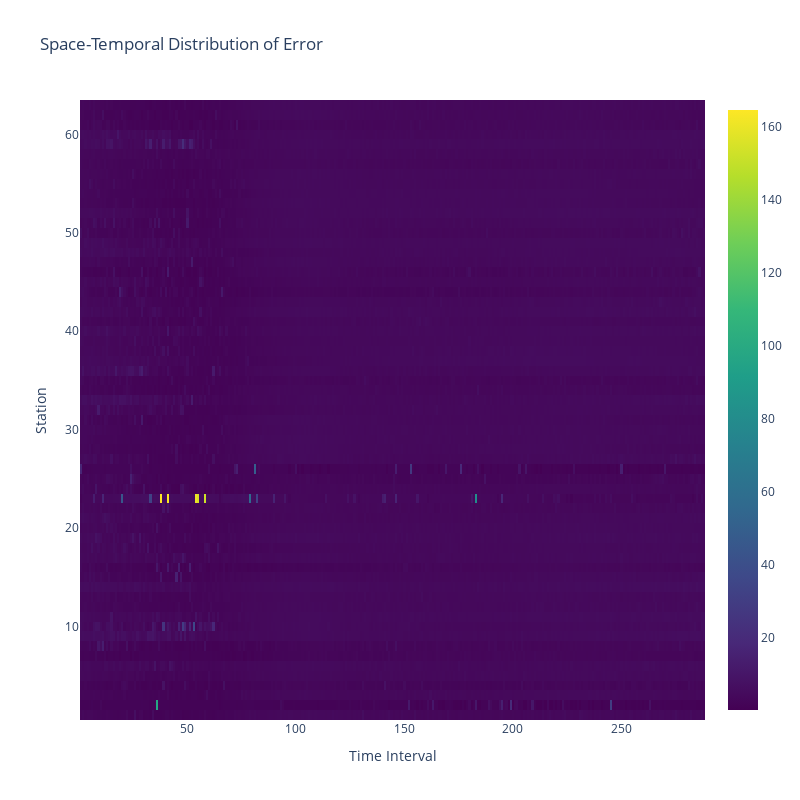

Here is the notebook cell this chart was saved with:
### Code cell
import numpy as np
import plotly.graph_objects as go

# Assuming your matrix is named 'service_level_matrix'
# Shape: (63, 24)

# Generate x and y coordinates for each station and time interval
x = np.arange(1,25)
y = np.arange(1,64)

# Create a meshgrid of x and y coordinates
X, Y = np.meshgrid(x, y)

# Create the heatmap trace
heatmap = go.Heatmap(
    x=x,
    y=y,
    z=predicted,
    colorscale='Viridis'  # Use a colorscale of your choice
)

# Create the layout
layout = go.Layout(
    title='Space-Temporal Distribution of Error',
    xaxis=dict(title='Time Interval'),
    yaxis=dict(title='Station'),
    height=800,
    width=800,
)

# Create the figure
fig = go.Figure(data=[heatmap], layout=layout)

# Show the figure
fig.show()

### Figure 1 — Plotly figure (JSON) as saved in the notebook; plotly's stock layout.template omitted (floating-point values rounded to 4 significant figures; data arrays with more than 128 entries replaced by an {"elided": "..."} marker saying what was removed)
{"data": [{"colorscale": [[0, "#440154"], [0.1111, "#482878"], [0.2222, "#3e4989"], [0.3333, "#31688e"], [0.4444, "#26828e"], [0.5556, "#1f9e89"], [0.6667, "#35b779"], [0.7778, "#6ece58"], [0.8889, "#b5de2b"], [1, "#fde725"]], "type": "heatmap", "x": [1, 2, 3, 4, 5, 6, 7, 8, 9, 10, 11, 12, 13, 14, 15, 16, 17, 18, 19, 20, 21, 22, 23, 24], "y": [1, 2, 3, 4, 5, 6, 7, 8, 9, 10, 11, 12, 13, 14, 15, 16, 17, 18, 19, 20, 21, 22, 23, 24, 25, 26, 27, 28, 29, 30, 31, 32, 33, 34, 35, 36, 37, 38, 39, 40, 41, 42, 43, 44, 45, 46, 47, 48, 49, 50, 51, 52, 53, 54, 55, 56, 57, 58, 59, 60, 61, 62, 63], "z": {"elided": "63x288 float values"}}], "layout": {"height": 800, "title": {"text": "Space-Temporal Distribution of Error"}, "width": 800, "xaxis": {"title": {"text": "Time Interval"}}, "yaxis": {"title": {"text": "Station"}}}}
